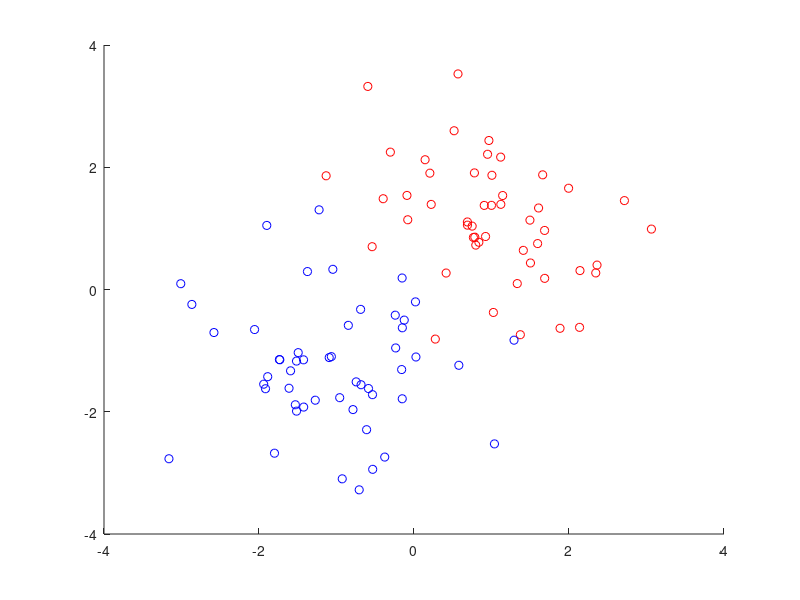

Reproduce this figure in MATLAB. (Note: this script raises an error after producing the figure.)
X1 = randn (50 ,2) + 1;
X2 = randn (51 ,2) - 1;
Y1 = ones (50 ,1);
Y2 = -ones (51 ,1);
disp (X1);
figure ;
hold on;
plot (X1 (: ,1) , X1 (: ,2) , 'ro');
plot (X2 (: ,1) , X2 (: ,2) , 'bo');
X = [X1;X2];
Y=[Y1;Y2];
MdlLinear = fitcdiscr(X,Y);
K = MdlLinear.Coeffs(1,2).Const;  
L = MdlLinear.Coeffs(1,2).Linear;
f = @(x1,x2) K + L(1)*x1 + L(2)*x2;
h2 = fimplicit(f);
h2.Color = 'g';
h2.LineWidth = 1;
h2.DisplayName = 'Boundary Line';


